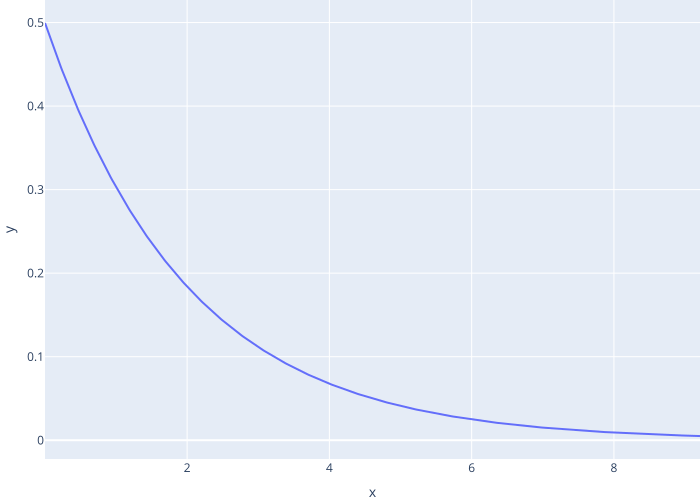

Write the Python code that produced this figure.
"""Plot the exponential distribution."""

import numpy as np
import plotly.express as px
import polars as pl
from scipy.stats import expon
import sys

lam = 0.5
if len(sys.argv) > 2:
    lam = float(sys.argv[2])

scale = 1 / lam

dist = expon(scale=scale)
x = np.linspace(dist.ppf(0.001), dist.ppf(0.99), 500)
y = dist.pdf(x)

df = pl.DataFrame({"x": x, "y": y})
fig = px.line(df, x="x", y="y")
fig.update_layout(margin={"l": 0, "r": 0, "t": 0, "b": 0})

if sys.argv[1] == "--":
    fig.show()
else:
    fig.write_image(sys.argv[1])
